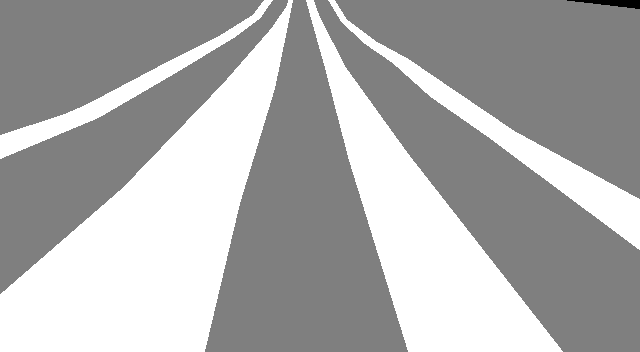
#> input picture Frogn_Dataset/annotations_prepped_train/20190913_LR1_S_1805.png, 640 x 352 px; its folder holds 4 pictures in this run
$ python visualize_dataset.py
#> lines starting #> are read from the running program, lines starting #| are printed output that depends on the picture
#!/usr/bin/env python
import os
import cv2
os.environ['PYGAME_HIDE_SUPPORT_PROMPT'] = "hide" # Hides the pygame version, welcome msg
from os.path import expanduser
import glob
from PIL import Image
import os.path as osp
import random
import numpy as np

random.seed(0)
class_colors = [  ( random.randint(0,255),random.randint(0,255),random.randint(0,255)   ) for _ in range(5000)  ]

#input_dir = expanduser("~/planner_ws/src/vision-based-navigation-agri-fields/Frogn_Dataset/annotations_prepped_train/")
input_dir = expanduser("~/Third_Paper/Datasets/Frogn_Dataset_32x_352/annotations_prepped_train/")
output_dir = expanduser("~/Third_Paper/Datasets/Ground_Truth/")
n_classes = 5
colors = class_colors

for label_file in glob.glob(osp.join(input_dir, '*.png')):
        print(label_file)
        with open(label_file) as f:
            base = osp.splitext(osp.basename(label_file))[0]
            seg = cv2.imread(label_file)
#> seg is the input picture: shape (352, 640, 3); min 0, max 2, mean 1.35
            print("Found the following classes" , np.unique( seg ))
#| Found the following classes [0 1 2]

            seg_img = np.zeros_like( seg )
            for c in range(n_classes):
            	seg_img[:,:,0] += ( (seg[:,:,0] == c )*( colors[c][0] )).astype('uint8')
            	seg_img[:,:,1] += ((seg[:,:,0] == c )*( colors[c][1] )).astype('uint8')
            	seg_img[:,:,2] += ((seg[:,:,0] == c )*( colors[c][2] )).astype('uint8')
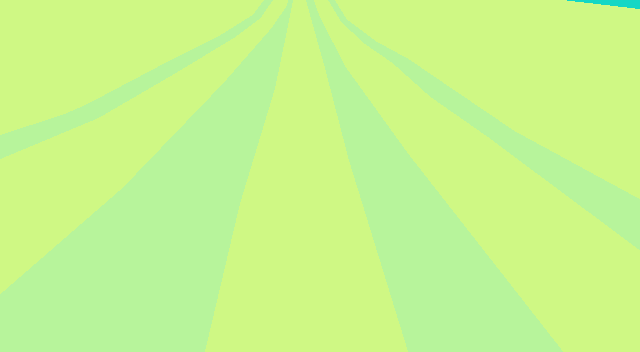
#> seg_img: shape (352, 640, 3); mean B, G, R 140.3, 246.5, 198.2

            #cv2.imshow("seg_img" , seg_img )
            #cv2.waitKey()
            # Store the Cropped Images
            cv2.imwrite(output_dir+base+'.png', seg_img)
#> pass 2 of the loop `for label_file in glob.glob(osp.join(input_dir, '*.png')):`:
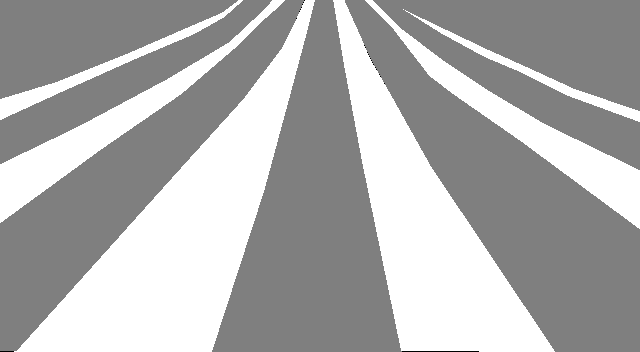
#> input picture Frogn_Dataset/annotations_prepped_train/20190913_LR1_S_2165.png, 640 x 352 px
#> seg is the input picture: shape (352, 640, 3); min 0, max 2, mean 1.36
#| Found the following classes [0 1 2]
#> after the loop `for c in range(n_classes):`:
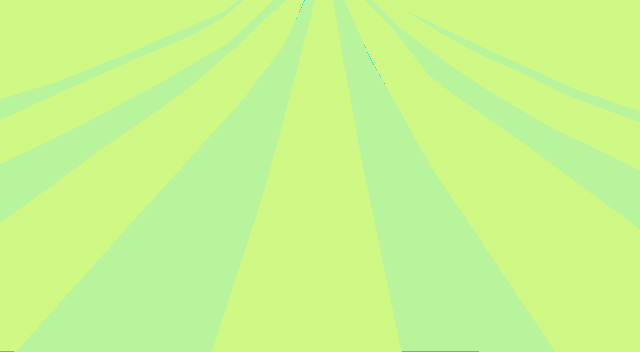
#> seg_img: shape (352, 640, 3); mean B, G, R 140.4, 246.5, 198.2
#> pass 3 of the loop `for label_file in glob.glob(osp.join(input_dir, '*.png')):`:
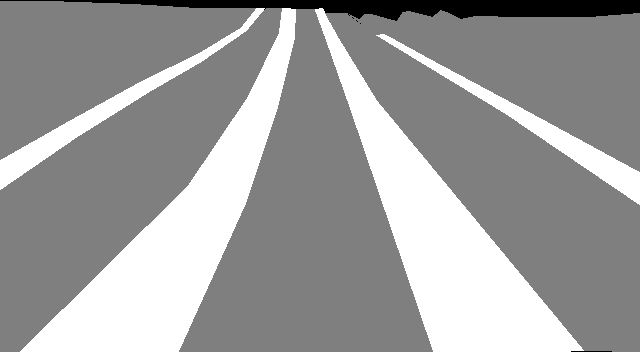
#> input picture Frogn_Dataset/annotations_prepped_train/20190913_LR3_N_2160.png, 640 x 352 px
#> seg is the input picture: shape (352, 640, 3); min 0, max 2, mean 1.23
#| Found the following classes [0 1 2]
#> after the loop `for c in range(n_classes):`:
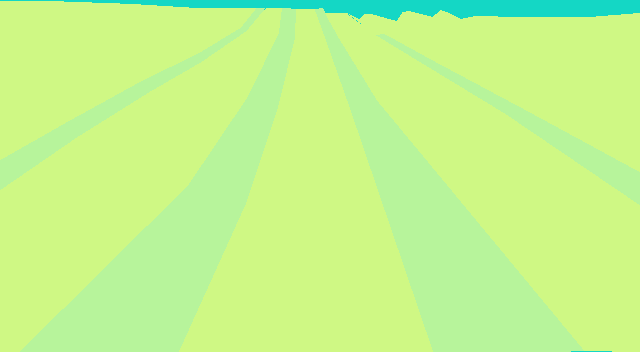
#> seg_img: shape (352, 640, 3); mean B, G, R 139.9, 246, 195.2
#> the loop made 4 passes; the first 3 are shown
